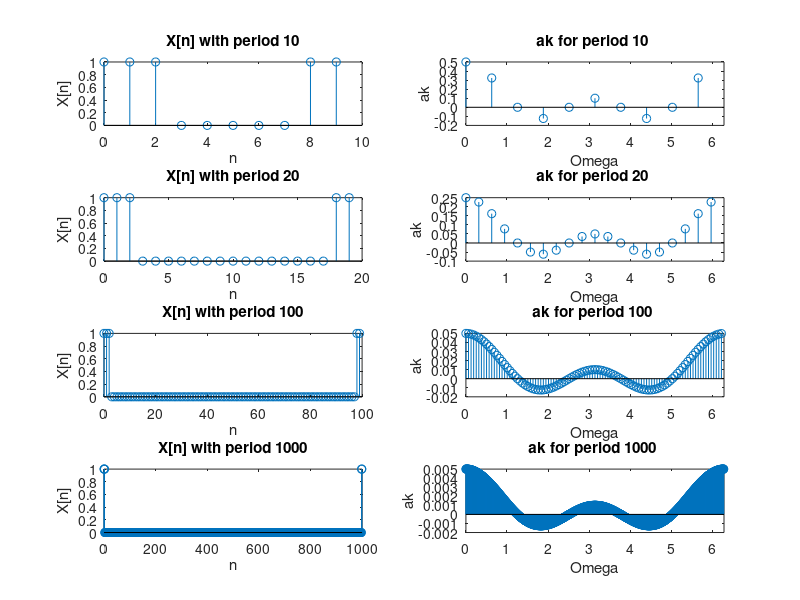

The MATLAB source for this figure:
clear
clc
close all

%Our comment: while increasing the Period (N) , the omega node get smaller so we have more fourier series coefficients in the 2*pi ; the function go throw to be continuos.

N= [10 20 100 1000];

%Period 10
n = 0:N(1)-1;
x = [ 1 1 1 zeros(1 , N(1)-5) 1 1];
subplot(4,2,1);
stem(n , x);
Title1 = sprintf('X[n] with period %d' , N(1));
title(Title1);
xlabel('n');
ylabel('X[n]');
a = (1/N(1))*fft(x);
OmgO=2*pi/N(1);
Omegas = 0:OmgO:2*pi-OmgO;
subplot(4,2,2);
stem (Omegas, a);
xlim([0 2*pi]);
Title2 = sprintf('ak for period %d ' , N(1));
title(Title2);
xlabel('Omega');
ylabel('ak');

%Period 20
n = 0:N(2)-1;
x = [ 1 1 1 zeros(1 , N(2)-5) 1 1];
subplot(4,2,3);
stem(n , x);
Title1 = sprintf('X[n] with period %d' , N(2));
title(Title1);
xlabel('n');
ylabel('X[n]');
a = (1/N(2))*fft(x);
OmgO=2*pi/N(2);
Omegas = 0:OmgO:2*pi-OmgO;
subplot(4,2,4);
stem (Omegas,a);
xlim([0 2*pi]);
Title2 = sprintf('ak for period %d ' , N(2));
title(Title2);
xlabel('Omega');
ylabel('ak');

%Period 100
n = 0:N(3)-1;
x = [ 1 1 1 zeros(1 , N(3)-5) 1 1];
subplot(4,2,5);
stem(n , x);
Title1 = sprintf('X[n] with period %d' , N(3));
title(Title1);
xlabel('n');
ylabel('X[n]');
a = (1/N(3))*fft(x);
OmgO=2*pi/N(3);
Omegas = 0:OmgO:2*pi-OmgO;
subplot(4,2,6);
stem (Omegas,a);
xlim([0 2*pi]);
Title2 = sprintf('ak for period %d ' , N(3));
title(Title2);
xlabel('Omega');
ylabel('ak');
  
%Period 1000
n = 0:N(4)-1;
x = [ 1 1 1 zeros(1 , N(4)-5) 1 1];
subplot(4,2,7);
stem(n , x);
Title1 = sprintf('X[n] with period %d' , N(4));
title(Title1);
xlabel('n');
ylabel('X[n]');
a = (1/N(4))*fft(x);
OmgO=2*pi/N(4);
Omegas = 0:OmgO:2*pi-OmgO;
subplot(4,2,8);
stem (Omegas,a);
xlim([0 2*pi]);
Title2 = sprintf('ak for period %d ' , N(4));
title(Title2);
xlabel('Omega');
ylabel('ak');